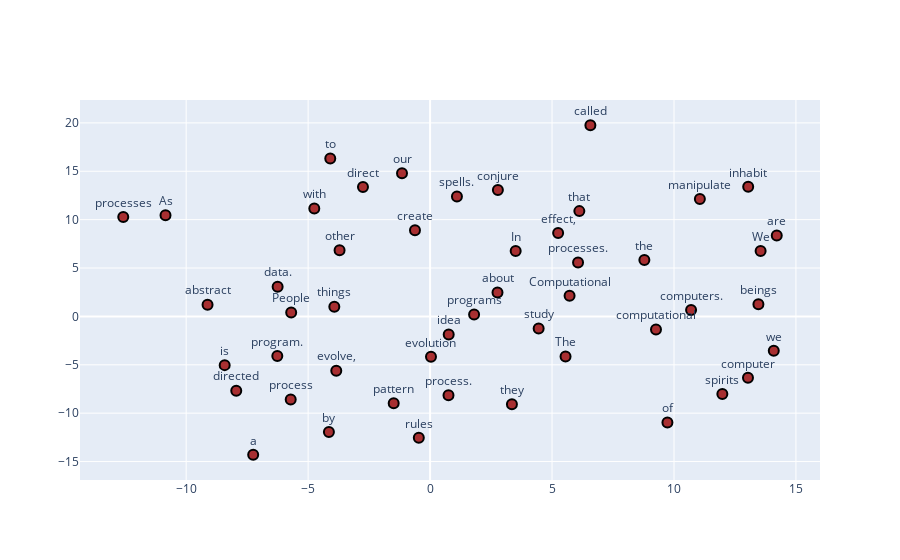

Notebook code for this chart:
### Code cell
# interactive t-sne plot of the embeddings using plotly
from sklearn.manifold import TSNE
import plotly.graph_objects as go

tsne = TSNE(n_components=2, random_state=0, perplexity=10)
all_word_vectors_matrix = model.w_n.weight.data.numpy().T
all_word_vectors_matrix_2d = tsne.fit_transform(all_word_vectors_matrix)

points = go.Scatter(
    x=all_word_vectors_matrix_2d[:, 0],
    y=all_word_vectors_matrix_2d[:, 1],
    mode='markers+text',
    text=vocab_list,
    textposition='top center',
    marker=dict(
        size=10,
        color='rgba(152, 0, 0, .8)',
        line=dict(
            width=2,
            color='rgb(0, 0, 0)'
        )
    )
)

fig = go.Figure(data=[points])
fig.show()

### Figure 1 — Plotly figure (JSON) as saved in the notebook; plotly's stock layout.template omitted (floating-point values rounded to 4 significant figures)
{"data": [{"marker": {"color": "rgba(152, 0, 0, .8)", "line": {"color": "rgb(0, 0, 0)", "width": 2}, "size": 10}, "mode": "markers+text", "text": ["computational", "People", "programs", "to", "we", "the", "rules", "conjure", "of", "things", "spirits", "The", "processes", "a", "directed", "computers.", "pattern", "beings", "evolve,", "evolution", "We", "effect,", "spells.", "direct", "In", "inhabit", "are", "manipulate", "study", "they", "with", "our", "program.", "about", "process", "called", "processes.", "idea", "Computational", "data.", "that", "is", "other", "create", "by", "abstract", "process.", "computer", "As"], "textposition": "top center", "type": "scatter", "x": [9.262, -5.694, 1.804, -4.093, 14.09, 8.785, -0.462, 2.78, 9.731, -3.926, 11.98, 5.554, -12.58, -7.253, -7.947, 10.7, -1.492, 13.46, -3.846, 0.03723, 13.55, 5.25, 1.101, -2.752, 3.509, 13.04, 14.21, 11.06, 4.451, 3.355, -4.747, -1.151, -6.264, 2.764, -5.714, 6.572, 6.066, 0.7632, 5.719, -6.25, 6.119, -8.421, -3.711, -0.6192, -4.148, -9.123, 0.7544, 13.03, -10.85], "y": [-1.356, 0.3953, 0.1909, 16.32, -3.552, 5.819, -12.54, 13.05, -10.96, 1.003, -8.028, -4.141, 10.28, -14.3, -7.674, 0.6729, -8.977, 1.26, -5.614, -4.175, 6.771, 8.621, 12.39, 13.38, 6.756, 13.39, 8.359, 12.13, -1.254, -9.081, 11.15, 14.8, -4.099, 2.46, -8.58, 19.76, 5.573, -1.872, 2.131, 3.076, 10.88, -5.035, 6.842, 8.898, -11.95, 1.206, -8.14, -6.345, 10.46]}], "layout": {}}
